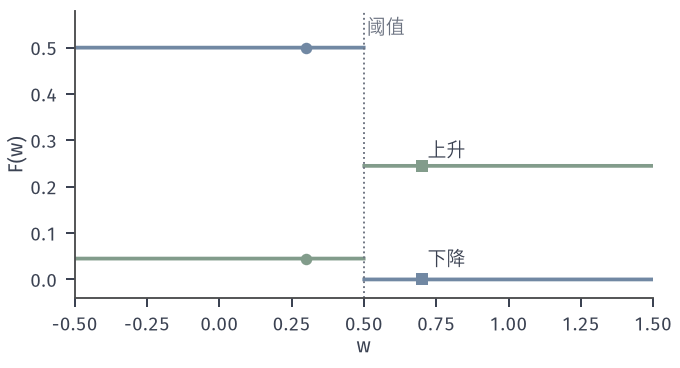

Write the Python code that produced this figure.
from pathlib import Path
import sys
ROOT = next(p for p in Path(__file__).resolve().parents if (p/'build.sh').is_file() and (p/'tex/book.tex').is_file())
sys.path.insert(0, str(ROOT/'figures/00-shared/mathematical-preliminaries-upper/00-shared/comprehension-figures'))
from support import figure, save, BLUE, GREEN, YELLOW, RED, PURPLE, INK, MUTED, GRID, BLUE_FILL, GREEN_FILL, YELLOW_FILL, RED_FILL, PURPLE_FILL
import numpy as np
HERE = Path(__file__).resolve().parent
STROKE = '#4C4D4F'
def panel(fig, left, right, top, bottom, wspace=.25, hspace=.2):
    fig.set_layout_engine(None)
    fig.subplots_adjust(left=left, right=right, top=top, bottom=bottom, wspace=wspace, hspace=hspace)
def tag(fig, ax, s, y=.03):
    p = ax.get_position(); fig.text((p.x0+p.x1)/2, y, s, ha='center', va='bottom')
# 取整前向的直通更新：w0=0.3，a=1 时步长 0.4 到 0.7，损失下降；a=0.3 时步长 4/3 到 0.7，损失上升。
fig,a=figure(width_mm=96,height_mm=52)
fig.set_layout_engine(None); fig.subplots_adjust(left=.11,right=.96,top=.97,bottom=.19)
Q=lambda w: np.floor(w+.5)
w=np.linspace(-.5,1.5,2001)
for av,col in ((1.,BLUE),(.3,GREEN)):
    F=.5*(Q(w)-av)**2; F2=F.copy(); F2[np.abs(np.diff(F,prepend=F[0]))>1e-6]=np.nan
    a.plot(w,F2,color=col,lw=1.5)
a.axvline(.5,color=MUTED,lw=.75,ls=':')
pts=[(.3,.5,BLUE,'o'),(.7,0,BLUE,'s'),(.3,.045,GREEN,'o'),(.7,.245,GREEN,'s')]
for x,y,c,m in pts: a.plot([x],[y],m,color=c,ms=4.6,mew=0,zorder=5)
a.set_xlim(-.5,1.5); a.set_ylim(-.04,.58); a.set_xlabel('$w$',labelpad=1); a.set_ylabel('$F(w)$',labelpad=1)
a.text(.72,.03,'下降',fontsize=7.5); a.text(.72,.265,'上升',fontsize=7.5)
a.text(.51,.53,'阈值',fontsize=7.5,color=MUTED)
save(fig,HERE,'figure',{'w0':.3})
